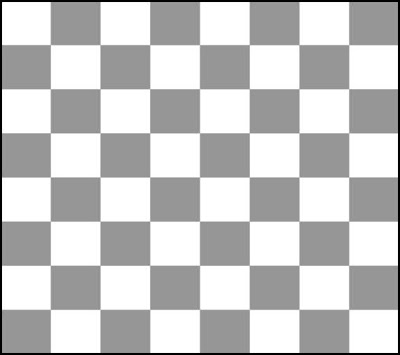
#> input picture 02-Features and segmentation/images/chessboard.jpg, 400 x 355 px
$ jupyter execute 'Features and segmentation.ipynb'   (shell and % lines are left out)
#> lines starting #> are read from the running program, lines starting #| are printed output that depends on the picture; after the words box and inside, x2 and y2 are one past the last pixel; in counts of white or black regions, pixels touching at a corner belong together
# مقدمة

سنقوم من خلال هذا الدفتر بتطبيق ما تعلمناه في المقالة الثانية من سلسلة التبصير الحاسوبي

- أولا : سنقوم بإكتشاف الزاويا
- ثانيا : سنقوم بتطبيق إطار الصور لإكتشاف الزوايا
- ثالثاً : سنستخدم خوارزمية التجميع كا

## كاشف الزوايا هاريس

لمعلومات أكثر عن هذا الكاشف بموسعكم قراءة هذا المقال
[رابط المقال](https://medium.com/@deepanshut041/introduction-to-harris-corner-detector-32a88850b3f6)

سنتقوم بإستيراد الموارد التي سنحتاجها

[cell 1]
import matplotlib.pyplot as plt
import numpy as np
import cv2

# لجعل الصورة تظهر في الدفتر و ليس في نافذه جديدة

#قراءة الصورة
image = cv2.imread('images/chessboard.jpg')
#> image is the input picture: shape (355, 400, 3); min 0, max 255, mean 197.7

# عمل نسخة من الصورة

image_copy = np.copy(image)


# RGB تغيير الألوان إلى

image_copy = cv2.cvtColor(image_copy, cv2.COLOR_BGR2RGB)

# إظهار الصورة

plt.imshow(image_copy)

إكتشاف الحواف

[cell 2]
#  تحويل الصورة إلى الرمادي

gray = cv2.cvtColor(image_copy, cv2.COLOR_RGB2GRAY)
gray = np.float32(gray)

# إكتشاف الزوايا

dst = cv2.cornerHarris(gray, 3, 3,0.05)
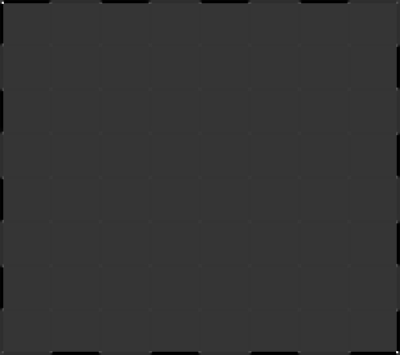
#> dst: shape (355, 400) float32; min -89200416, max 336393536, mean -1641023.5; drawn with min black and max white

# إجراء عملية التمدد لتحسين نقاط الزوايا في الصورة

dst = cv2.dilate(dst,None)

# إظهار الصورة

plt.imshow(dst, cmap='gray')

إستخراج و عرض الزوايا البارزه

[cell 3]
# تحديد مقدار العتبه
# هذا المقدار يختلف بإختلاف الصورة مما يعني بأن هذا المقدار نحن من نتحكم فيه

thresh = 0.001*dst.max()
#> thresh = 336393.5

# عمل نسخة من الصورة لرسم الزوايا عليه

corner_image = np.copy(image_copy)

# تكرار هذا ليشمل جميع الزوايا ورسمها على الصوةر

for j in range(0, dst.shape[0]):
    for i in range(0, dst.shape[1]):
        if(dst[j,i] > thresh):
            # السماكة, اللون, نصف القطر, نقاط المركز, الصورة
            cv2.circle( corner_image, (i, j), 1, (0,255,0), 1)
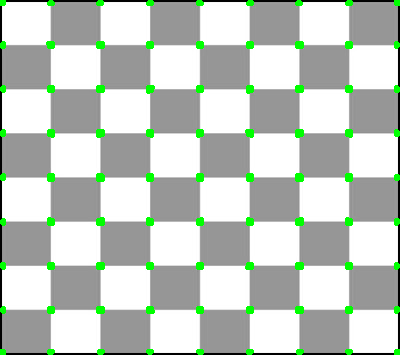
#> corner_image: shape (355, 400, 3); 3.16% of pixels changed, all inside (x1, y1, x2, y2) = (0, 0, 400, 355)

# إظهار الصورة

plt.imshow(corner_image)

بوسعكم تجريب هذا الكاشف  على صوره أخرى في مجموعة الصور وهي صورة الوافل
 وذلك بتغير هذا الأمر في الخلية الأولى

image = cv2.imread('images/chessboard.jpg')

إلى

image = cv2.imread('images/waffle.jpg')

# إطار الصورة

سنتتقل الأن جزء أخر تحدثنا عن أهميته في المقالة و هو إطار الصورة و سنقوم الأن بتطبيقه

[cell 4]
# قراءة الصورة
image = cv2.imread('images/thumbs_up_down.jpg')
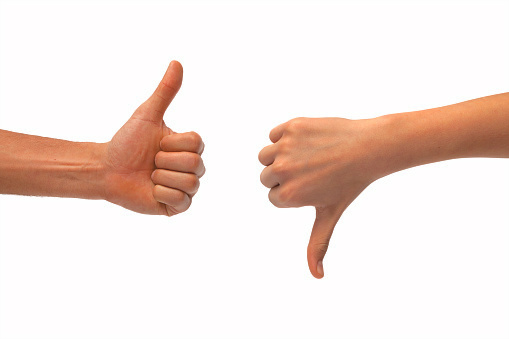
#> input picture 02-Features and segmentation/images/thumbs_up_down.jpg, 509 x 339 px
#> image is the input picture: shape (339, 509, 3); mean B, G, R 221.7, 227.3, 242.6

# عمل نسخة من الصورة

image_copy = np.copy(image)

# RGB تغيير الألوان إلى

image_copy = cv2.cvtColor(image_copy, cv2.COLOR_BGR2RGB)

# إظهار الصورة

plt.imshow(image_copy)

## إنشاء صورة ثنائية

وهذه الصورة كما نعلم مكونه من اللونين الأسود و الأبيض

[cell 5]
#  تحويل الصورة إلى الرمادي

gray = cv2.cvtColor(image_copy,cv2.COLOR_RGB2GRAY)
#> gray: shape (339, 509)

# إنشاء عتبه  لترشيح كل النقاط الضوئية إلى الأبيض
# فوق مدى معين
# وبعد ذلك نحول الصورة إلى صورة ثنائية
retval, binary = cv2.threshold(gray, 225, 255, cv2.THRESH_BINARY_INV)
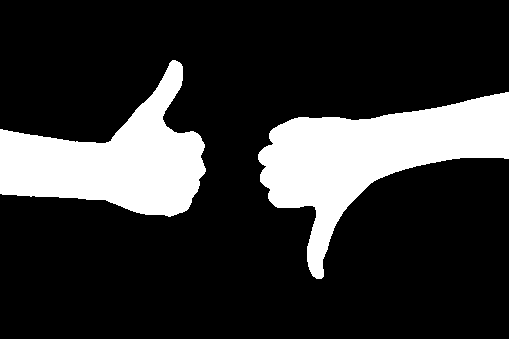
#> binary: shape (339, 509); 19.8% white; 2 white regions

# إظهار الصورة

plt.imshow(binary, cmap='gray')

### إيجاد ورسم الإطار

 cv2.findContours لإيجاد الإطار سنستخدم التابع

- المتغير الأول يمثل صورة ثنائية وهي المدخل

- المتغير الثاني يمثل نمط إستيراد الإطار

- المتغير الثالث يمثل تقريب الإطار


و مخرجات التابع هي الإطارات و التسلسل الهرمي

contours and hierarchy

  لرسم الإطار سنستخدم التابع cv2.drawContours

- المتغير الأول يمثل الصورة الأصلية

- المتغير الثاني هي لإطارات المطلوب رسمها

- المتغير الثالث يمثل فهرس الإطارات و لرسم كل الإطارات نختار -1

- المتغيرات الأخرى هي اللون و السماكة

[cell 6]
#  إيجاد الإطار من الصورة الثنائية المعتبة
contours, hierarchy = cv2.findContours(binary, cv2.RETR_TREE, cv2.CHAIN_APPROX_SIMPLE)
#> contours = 2 contours; box (x1, y1, x2, y2) and area: (258, 92, 509, 279) 18140, (0, 60, 206, 217) 15366

# رسم الإطار على الصورة الأصلية
contours_image = image_copy
contours_image = cv2.drawContours(contours_image, contours, -1, (0,255,0), 3)
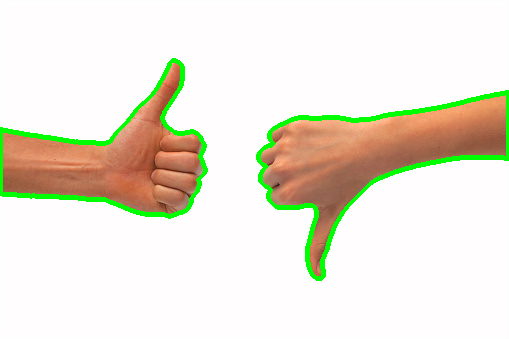
#> contours_image: shape (339, 509, 3); mean R, G, B 234.3, 230.1, 215.5

plt.imshow(contours_image)

# خوارزمية التجميع المتوسط كا

سنتقل الأن إلى الجزء الأخير في هذا الدفتر و هو خوارزمية التجميع

[cell 7]
# قراءة الصورة
image = cv2.imread('images/monarch.jpg')
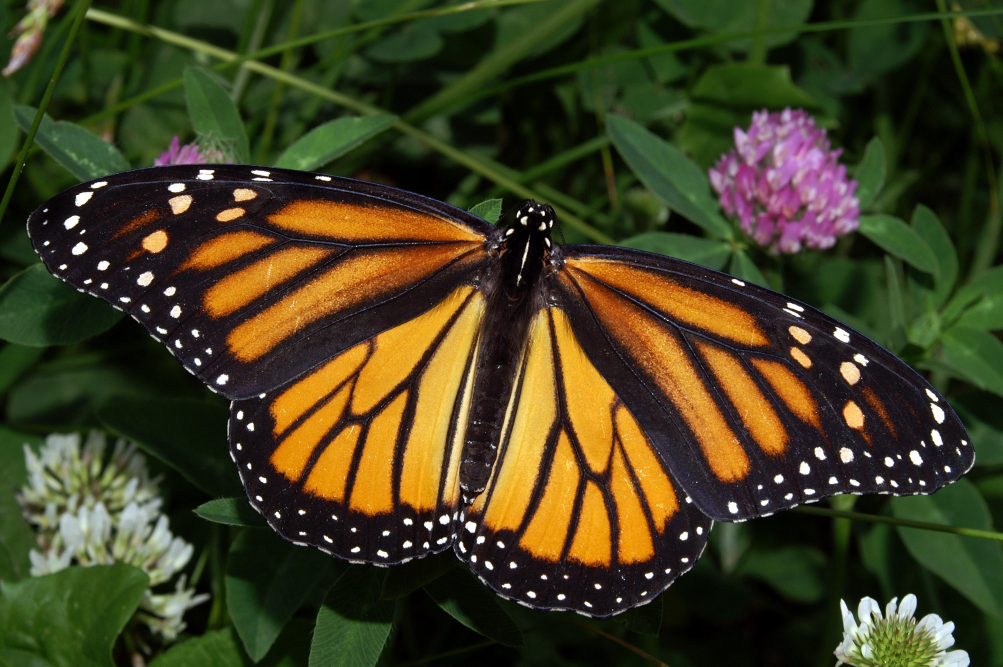
#> input picture 02-Features and segmentation/images/monarch.jpg, 3008 x 2000 px (shown at 1/3 size)
#> image is the input picture: shape (2000, 3008, 3); mean B, G, R 32.9, 63.4, 66.8

# RGB تغيير الألوان إلى

image = cv2.cvtColor(image, cv2.COLOR_BGR2RGB)

# إظهار الصورة

plt.imshow(image)

## تجهيز البيانات من أجل الخوارزمية

[cell 8]
#إعادة تشكيل النقاط الضوئية للصورة إلى مصفوفة ثنائية الأبعاد
# لديها ثلاث قنوات ألوان
pixel_vals = image.reshape((-1,3))

# تحويل نوع البيانات إلى فلوت
pixel_vals = np.float32(pixel_vals)

## تطبيق الخوارزمية

[cell 9]
# تحديد معيار التوقف
# إما بعد 10 محاولات
# EPS=1.0 أو إذا ما تحركت مركز المجموعة بمقدار أقل من

criteria=(cv2.TERM_CRITERIA_EPS + cv2.TERM_CRITERIA_MAX_ITER , 10 , 1.0)
#> criteria = (3, 10, 1)

# k تطبيق نطام التحميع المتوسط

#تحديد عدد المجموعات
k = 2
#تطبيق الخوارزمية
retval , labels ,centers = cv2.kmeans(pixel_vals , k , None , criteria , 10 , cv2.KMEANS_RANDOM_CENTERS)
#> retval = 1.76e+10; centers = [[34.44, 42.47, 21.53], [196.7, 147.2, 78.27]]

# تحويل البيانات إلى 8 بت

centers = np.uint8(centers)
#> centers = [[34, 42, 21], [196, 147, 78]]
segmented_data = centers[labels.flatten()]

# إعادة تشكيل البيانات لأبعاد الصورة الأصلية

segmented_image = segmented_data.reshape((image.shape))
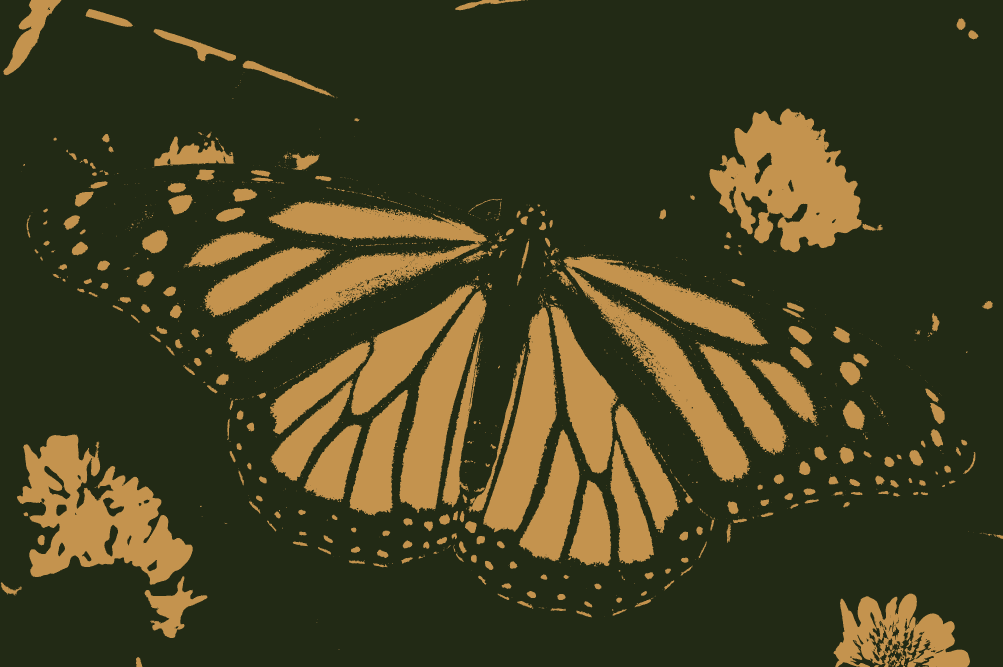
#> segmented_image: shape (2000, 3008, 3) (shown at 1/3 size); mean R, G, B 66.2, 62.9, 32.3
label_reshape = labels.reshape(image.shape[0] , image.shape[1])
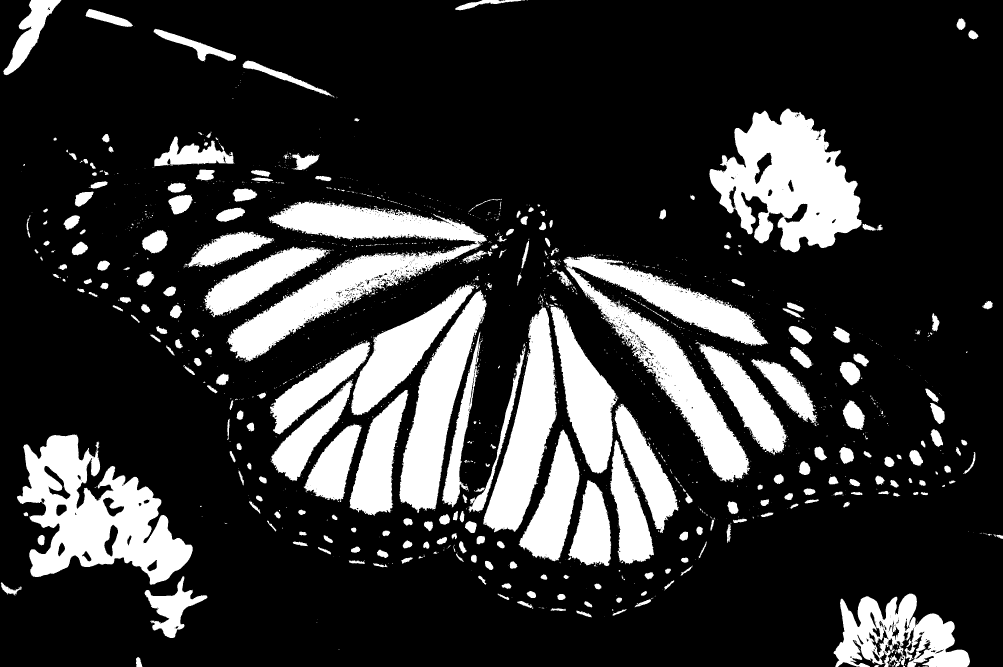
#> label_reshape: shape (2000, 3008) int32 (shown at 1/3 size); values 0 (black) and 1 (white), 19.9% white; 1942 white regions (1589 under 20 px), largest, box (x1, y1, x2, y2) and area: (51, 1303, 578, 1754) 114695, (2128, 326, 2586, 757) 113730, (1690, 768, 2304, 1447) 110222

plt.imshow(segmented_image)

[cell 10]
# عرض المجموعات بشكل فردي
plt.imshow(label_reshape==0, cmap='gray')
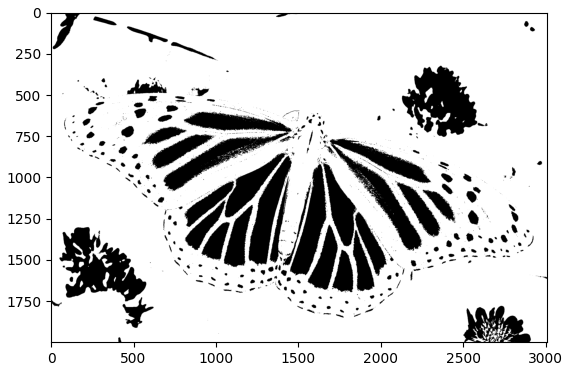
#> figure drawn by matplotlib, 1 panel

[cell 11]
#عمل قناع للمجموعة

cluster = 1 # المجوعة المرغوبه

masked_image = np.copy(image)
# turn the mask green!
masked_image[label_reshape == cluster] = [0, 255, 0]
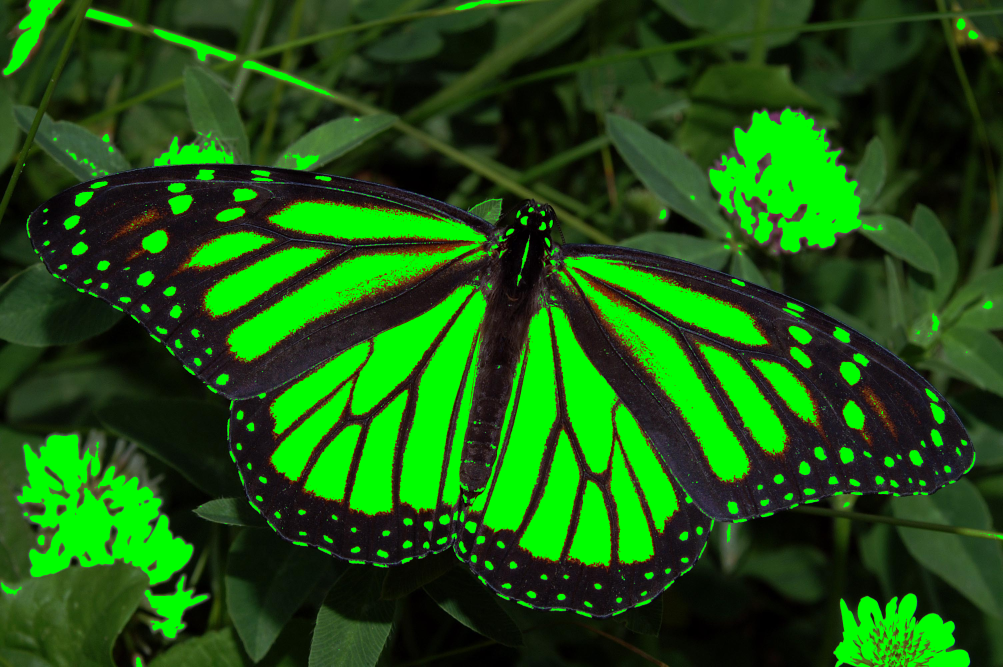
#> masked_image: shape (2000, 3008, 3) (shown at 1/3 size); mean R, G, B 27.7, 84.8, 17.3

plt.imshow(masked_image)
